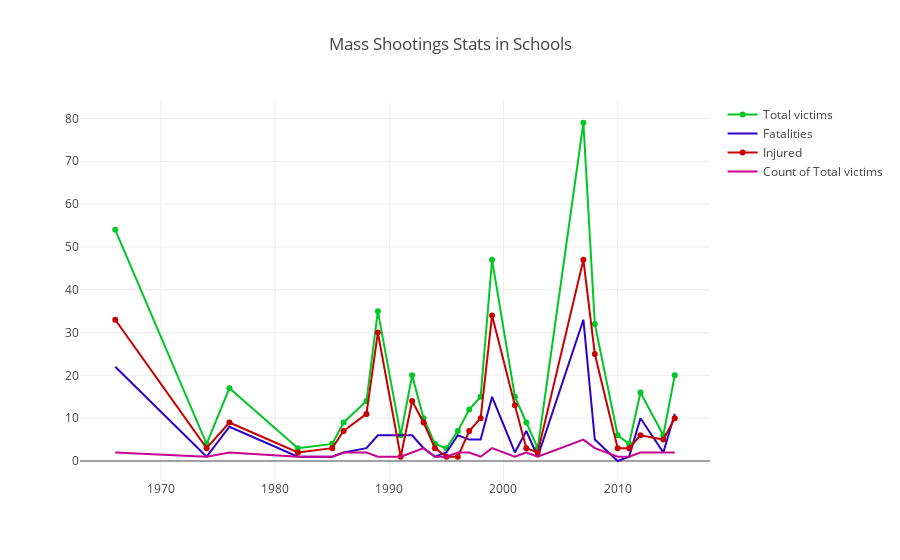

Notebook source saved alongside this figure:
### Code cell
trace1=go.Scatter(x=new_school0['Shooting_year'],y=new_school0['Total victims'],
                  mode='lines+markers',marker=dict(color='rgba(0, 199, 36, 1)'),name='Total victims')
trace2=go.Scatter(x=new_school1['Shooting_year'],y=new_school1['Fatalities'],
                  mode='lines',marker=dict(color='rgba(46, 0, 199, 1)'),name='Fatalities')
trace3=go.Scatter(x=new_school2['Shooting_year'],y=new_school2['Injured'],
                  mode='lines+markers',marker=dict(color='rgba(199, 0, 0, 1)'),name='Injured')
trace4=go.Scatter(x=new_school3['Shooting_year'],y=new_school3['Total victims'],
                  mode='lines',marker=dict(color='rgba(199, 0, 143, 1)'),name='Count of Total victims')
data=[trace1,trace2,trace3,trace4]
layout=dict(title='Mass Shootings Stats in Schools')
fig=dict(data=data,layout=layout)
iplot(fig)

### Figure 1 — Plotly figure (JSON) as saved in the notebook; plotly's stock layout.template omitted (floating-point values rounded to 4 significant figures)
{"data": [{"marker": {"color": "rgba(0, 199, 36, 1)"}, "mode": "lines+markers", "name": "Total victims", "type": "scatter", "uid": "e7aa8ceb-253f-4253-a660-618d153ee1c3", "x": [2015, 2014, 2012, 2011, 2010, 2008, 2007, 2003, 2002, 2001, 1999, 1998, 1997, 1996, 1995, 1994, 1993, 1992, 1991, 1989, 1988, 1986, 1985, 1982, 1976, 1974, 1966], "y": [20, 6, 16, 4, 6, 32, 79, 3, 9, 15, 47, 15, 12, 7, 3, 4, 10, 20, 6, 35, 14, 9, 4, 3, 17, 4, 54]}, {"marker": {"color": "rgba(46, 0, 199, 1)"}, "mode": "lines", "name": "Fatalities", "type": "scatter", "uid": "f01b6756-68a2-406c-bfe3-a2eb2683db9f", "x": [2015, 2014, 2012, 2011, 2010, 2008, 2007, 2003, 2002, 2001, 1999, 1998, 1997, 1996, 1995, 1994, 1993, 1992, 1991, 1989, 1988, 1986, 1985, 1982, 1976, 1974, 1966], "y": [11, 2, 10, 1, 0, 5, 33, 1, 7, 2, 15, 5, 5, 6, 2, 1, 3, 6, 6, 6, 3, 2, 1, 1, 8, 1, 22]}, {"marker": {"color": "rgba(199, 0, 0, 1)"}, "mode": "lines+markers", "name": "Injured", "type": "scatter", "uid": "b96283a9-ce18-4f15-8db5-3db3d7bcdc78", "x": [2015, 2014, 2012, 2011, 2010, 2008, 2007, 2003, 2002, 2001, 1999, 1998, 1997, 1996, 1995, 1994, 1993, 1992, 1991, 1989, 1988, 1986, 1985, 1982, 1976, 1974, 1966], "y": [10, 5, 6, 3, 3, 25, 47, 2, 3, 13, 34, 10, 7, 1, 1, 3, 9, 14, 1, 30, 11, 7, 3, 2, 9, 3, 33]}, {"marker": {"color": "rgba(199, 0, 143, 1)"}, "mode": "lines", "name": "Count of Total victims", "type": "scatter", "uid": "407ec897-be3a-4c83-8f37-9f09db38a09b", "x": [2015, 2014, 2012, 2011, 2010, 2008, 2007, 2003, 2002, 2001, 1999, 1998, 1997, 1996, 1995, 1994, 1993, 1992, 1991, 1989, 1988, 1986, 1985, 1982, 1976, 1974, 1966], "y": [2, 2, 2, 1, 1, 3, 5, 1, 2, 1, 3, 1, 2, 2, 1, 1, 3, 2, 1, 1, 2, 2, 1, 1, 2, 1, 2]}], "layout": {"title": "Mass Shootings Stats in Schools"}}
